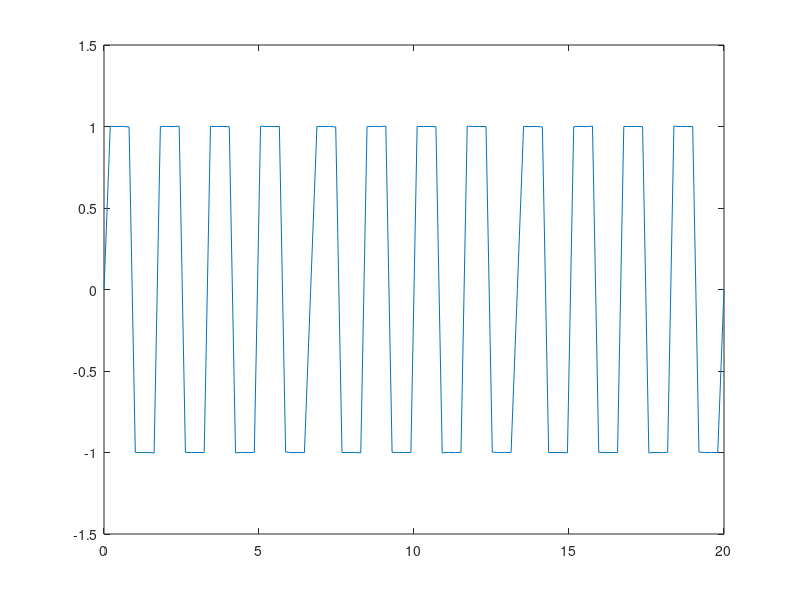

This figure's MATLAB source:
clear all
clc
close all
x = linspace(0,20/1);
square = zeros(1,length(x));
for t = 1:100
    for n = 1:2:1001
        square(t)=square(t) + (sin(n*2*pi*60*x(t)))/n;
    end
    square(t) = 4/pi * square(t);
end
plot(x,square)
        
